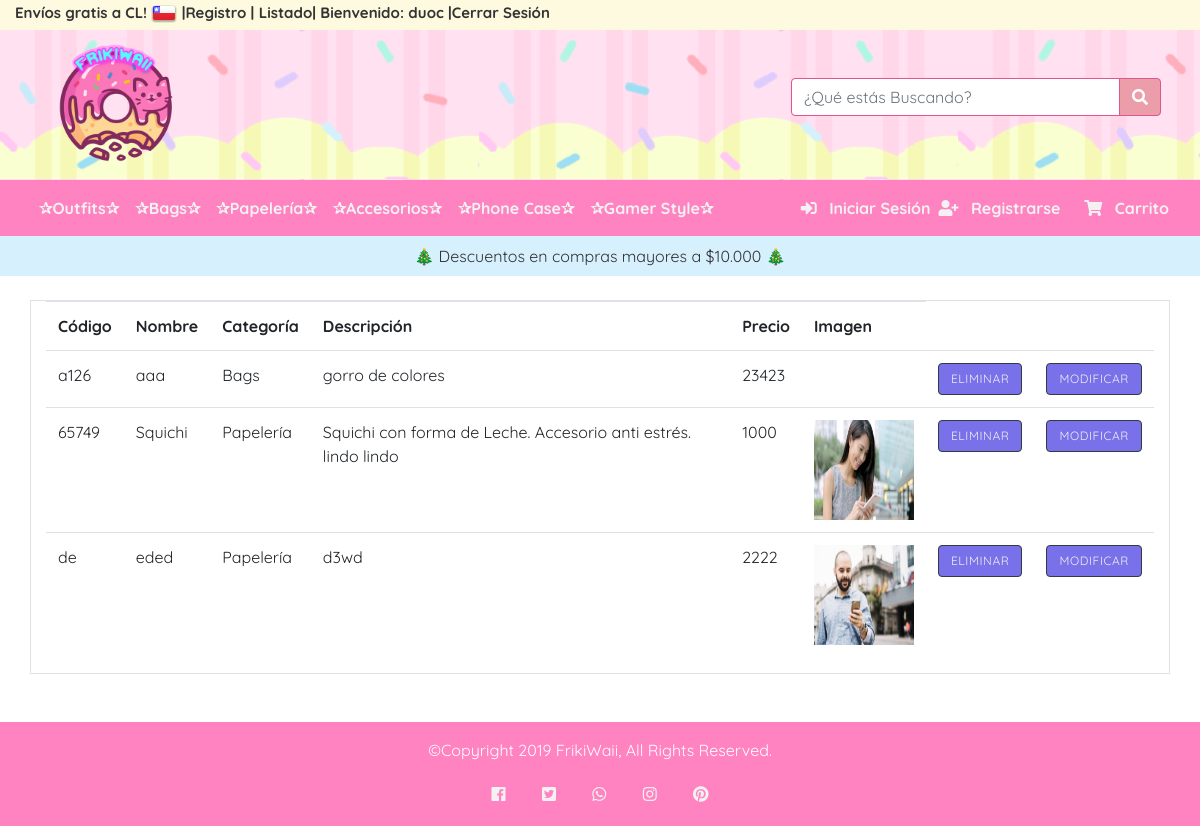
Screenshot of /listado/ (signed in) with the database file from the repository.
### core/models.py (models this page shows, shortened)
class Producto(models.Model):
    codigo = models.CharField(max_length=10, unique=True)
    nombre = models.CharField(max_length=100)
    descripcion = models.CharField(max_length=300)
    precio = models.IntegerField()
    categoria = models.ForeignKey(Categoria, on_delete= models.CASCADE)
    imagen = models.ImageField(upload_to="productos" , null= True )

class Categoria(models.Model):
    nombre = models.CharField(max_length=20)
    descripcion = models.CharField(max_length=200)

### core/views.py (the view)
# urls.py: path('listado/', listado, name="listado"),
@login_required
def listado(request):
    lista = Producto.objects.all()
    data = {
        'productos' : lista
    }
    return render(request, 'core/listado.html', data)

### core/templates/core/listado.html (shortened to what this page needs)
{% extends "core/base.html" %} {% block contenido %}
<div class="container  mt-4">
    <div class="row ">
        <div class="col border">
            <table class="table ">
                <tr>
                    <th>Código</th>
                    <th>Nombre</th>
                    <th>Categoría</th>
                    <th>Descripción</th>
                    <th>Precio</th>
                    <th>Imagen</th>
                </tr>
                {% for x in productos %}
                <tr>
                    <td>{{ x.codigo }}</td>
                    <td>{{ x.nombre }}</td>
                    <td>{{ x.categoria.nombre }}</td>
                    <td>{{ x.descripcion }}</td>
                    <td>{{ x.precio }}</td>
                    <td>
                    {% if x.imagen %}
                   <img src="{{x.imagen.url}}" alt="img" width="100" height="100">
                    {% endif %}
                    </td>
                    <td><a class="btn btn-dark" href="{% url 'eliminar' x.id %}" style="font-size: 12px" >Eliminar </a></td>
                    <td><a class="btn btn-dark" href="{% url 'modificar' x.id %}" style="font-size: 12px" >Modificar </a></td>
                </tr>
                {% endfor %}
            </table>
        </div>
    </div>
</div>
 {% endblock contenido %}

### core/templates/core/base.html (shortened to what this page needs)
<!DOCTYPE html>
<html lang="es">
<head>
    {%load static%}
    <link rel="stylesheet" href="https://stackpath.bootstrapcdn.com/bootstrap/4.3.1/css/bootstrap.min.css">
    <link rel="stylesheet" href="{% static 'core/css/owl.carousel.min.css' %}">
    <link rel="stylesheet" href="{% static 'core/css/owl.theme.default.css' %}">
    <link rel="stylesheet" href="{% static 'core/css/owl-carousel.css' %}">
    <link rel="stylesheet" href="{% static 'core/css/bootstrap.css' %}" type="text/css">
    <link rel="stylesheet" href="{% static 'core/css/bootstrap.min.css' %}">
    <link rel="stylesheet" href="{% static 'core/css/styleBootstrap.css' %}">
    <link rel="stylesheet" href="https://use.fontawesome.com/releases/v5.7.0/css/all.css"
>
    <link rel="stylesheet" href="{% static 'core/font/icomoon/style.css' %}">
</head>
<body>
    <div class="container-fluid header-m-top-container bg-otro" id="header">
        <div class="inner-container">
            <div class="left-column">
                <div class="item item-left block_header_top_left">
                    <div class="free-shipping-wrapper">
                        <div class="free-shipping">
                            <a>Envíos gratis a CL! <img src="{% static 'core/img/Banderas/cl.png' %}"
                                    alt="Bandera CL"></a>
                            <a href="{% url 'registro' %}">|Registro |</a>
                            <a href="{% url 'listado' %}">Listado|</a>
                                <a  href="">Bienvenido: {{ user.username }} </a>
                                <a  href="{% url 'logout' %}">|Cerrar Sesión </a>
                                <a  href="{% url 'login' %}">Iniciar Sesión</a>
                        </div>
                    </div>
                </div>
            </div>
        </div>
    </div>
    <div class="container-fluid top fondo ">
        <div class="row">
            <a class="logo notranslate mr-auto" href="{% url 'home' %}" title="FrikiWaii - Inicio"
                style="padding-left: 50px; margin-top: 14px;">
                <img src="{% static 'core/img/doni.png' %}" width="130" alt="logo-Michidoni">
            </a>
            <div class="col-6 col-sm-6 col-md-4 col-lg-4 col-xl-4 mt-5 mr-4">
                <div class="input-group md-form form-sm form-2 pl-0">
                    <input class="form-control my-0 py-1" type="text" placeholder="¿Qué estás Buscando?"
                        aria-label="Buscar">
                    <div class="input-group-append">
                        <span class="input-group-text" id="basic-text1"><i class="fas fa-search text-white"
                                aria-hidden="true"></i></span>
                    </div>
                </div>
            </div>
        </div>
    </div>
    <nav class="navbar navbar-expand-md bg-nuevo skip-content sticky-top ">
        <div class="container-fluid">
            <div class="collapse navbar-collapse" id="menuColapsable">
                <ul class="navbar-nav  mr-auto">
                    <li class="nav-item active">
                        <a class="nav-link " href="{% url 'desc_outfits' %}">✰Outfits✰</a>
                    </li>
                    <li class="nav-item">
                        <a class="nav-link " href="{% url 'desc_bags' %}">✰Bags✰</a>
                    </li>
                    <li class="nav-item">
                        <a class="nav-link " href="{% url 'desc_papeleria' %}">✰Papelería✰</a>
                    </li>
                    <li class="nav-item">
                        <a class="nav-link " href="{% url 'desc_accesorios' %}">✰Accesorios✰</a>
                    </li>
                    <li class="nav-item">
                        <a class="nav-link " href="{% url 'desc_phonecase' %}">✰Phone Case✰</a>
                    </li>
                    <li class="nav-item">
                        <a class="nav-link " href="{% url 'desc_gamerstyle' %}">✰Gamer Style✰</a>
                    </li>
                </ul>
                <ul class="nav navbar-nav ">
                    <li class="nav-item">
                        <a href="#"><span class=" nav-link fas fa-sign-in-alt"></span> Iniciar Sesión</a>
                    </li>
                    <li class="nav-item">
                        <a href="#"><span class=" nav-link fas fa-user-plus"></span> Registrarse</a>
                    </li>
                    <li>
                        <a href="#"><span class=" nav-link "></span></a>
                    </li>
                    <li class="nav-item">
                        <a href="#"><span class=" nav-link 	fas fa-shopping-cart"></span> Carrito</a>
                    </li>
                </ul>
            </div>
        </div>
    </nav>
    <div class="header-primary-container"
        style="background-color:#d6f0fe; color:#333333; text-align: center; line-height: 40px;">
        <div class="inner-container">
            <div class="left-column">
                <div class="item item-left block_header_top_left">
                    <div class="free-shipping-wrapper">
                        <div class="free-shipping">
                            <a> 🎄 Descuentos en compras mayores a $10.000 🎄</a>
                        </div>
                    </div>
                </div>
            </div>
        </div>
    </div>
    {% block contenido %}
    {% endblock contenido %}
    <footer class="page-footer-fluid bg-nuevo">
        <div class="footer-copyright text-center mt-5">
            <p class="copy text-white pt-3"> &copy;Copyright 2019 FrikiWaii, All Rights Reserved.</p>
        </div>
        <div class="social-links text-center ">
            <a class=" nav-link fab fa-facebook ib ib-hover ic ic-lg mb-3 "
                href="https://www.facebook.com/Frikiwaii-Store-113959099987535/" target="_blank"
                title="Siguenos en Facebook"> </a>
            <a class="nav-link fab fa-twitter-square   ib ib-hover ic ic-lg" href="https://twitter.com/frikiwaii"
                target="_blank" title="Siguenos en Twitter"></a>
            <a class="nav-link fab fa-whatsapp  ib ib-hover ic ic-lg"
                href="http://api.whatsapp.com/send?phone=[+569][32929309]&text=Hola, quisiera información de sus productos."
                title="Contactanos por Whatsapp"> </a>
            <a class="nav-link fab fa-instagram  ib ib-hover ic ic-lg"
                href="https://instagram.com/frikiwaii_store.cl?igshid=1czra53b7pnko" title="Siguenos en Instagram"></a>
            <a class="nav-link fab fa-pinterest  ib ib-hover ic ic-lg" href="https://www.pinterest.cl/frikiwaii/"
                title="Siguenos en Pinterest"></a>
        </div>
    </footer>
</body>
</html>

### rows the page displays
Producto: codigo "a126", nombre "aaa", categoria.nombre "Bags", descripcion "gorro de colores", precio "23423"
Producto: codigo "65749", nombre "Squichi", categoria.nombre "Papelería", descripcion "Squichi con forma de Leche. Accesorio anti estrés. lindo lindo", precio "1000", imagen (picture)
Producto: codigo "de", nombre "eded", categoria.nombre "Papelería", descripcion "d3wd", precio "2222", imagen (picture)

### other values shown
{{ user.username }} "duoc"
